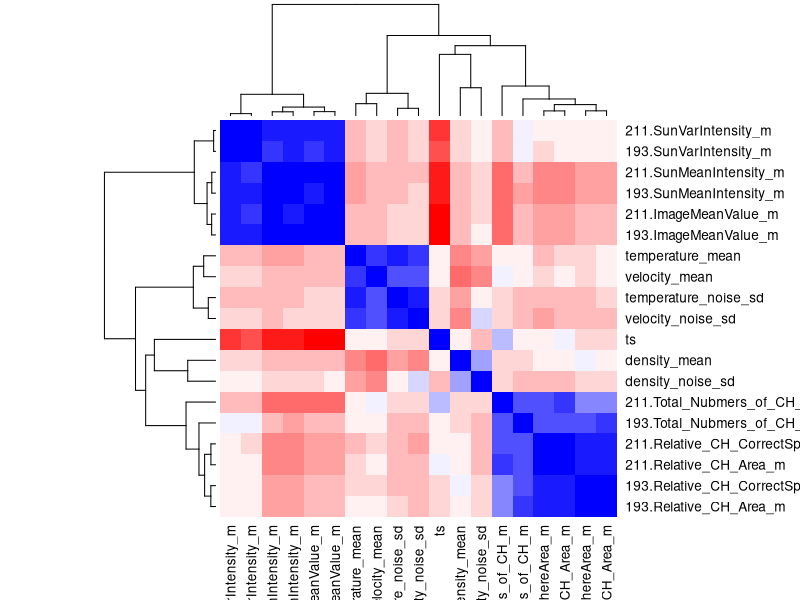

This figure's R source:
## ---- chunk 1
knitr::opts_chunk$set(echo = TRUE)
## ---- chunk 2
ch_2015_0211 <- read.csv('ResultData/CH_features_0211_cleaned_2015.csv')
ch_2015_0193 <- read.csv('ResultData/CH_features_0193_cleaned_2015.csv')
## ---- chunk 3
wind_2015 <- read.csv('ResultData/ACE_EPAM_SW_2015.csv');
## ---- chunk 4
resample <- function(obs.t,column.prefix='') {
  left <- ceiling(obs.t$ts[1])
  right <- floor(obs.t$ts[nrow(obs.t)])
  knots <- seq(from = left, to = right,by=1)

  results <- data.frame(ts=knots)
    
  for(name in names(obs.t)[-1]) {# only _m variables. skiping ts, it has idx 1
    sp <- smooth.spline(obs.t$ts,obs.t[[name]])
    synth<-predict(sp, knots)$y
    results[[paste0(column.prefix,name)]] <- synth
  }
  return(results)
}

ch_2015_0211_m <- ch_2015_0211[,c(T,F)]
ch_2015_0193_m <- ch_2015_0193[,c(T,F)]

resampled_0211 <- resample(ch_2015_0211_m,'211.')
resampled_0193 <- resample(ch_2015_0193_m,'193.')
resampled_wind <- resample(wind_2015)

resampled_ch <- merge(resampled_0193,resampled_0211,by='ts')
results <- merge(resampled_ch,resampled_wind,by='ts')

summary(results)
## ---- chunk 5
corM <- cor(results)
varMcol<- colorRampPalette(c("red", "white", "blue"))(20)
heatmap(x = corM, col = varMcol, symm = TRUE)
